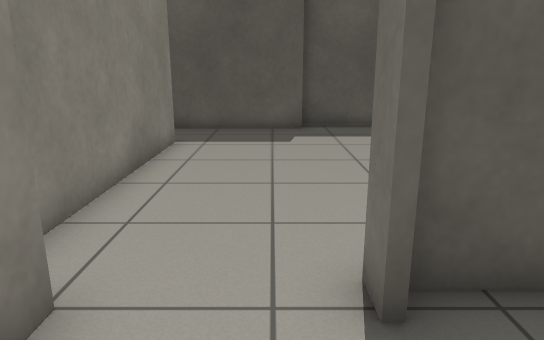
[1] (above)

24 first-person views from a walk through a world built for the Gazebo simulator. The camera is 1 m above the floor, tilts 14° down and sees 70° across. The lines on the ground mark 1 m squares. The floor is counted in squares, 0.5 m on a side. Each view is taken from the middle of a square. On the plan, view 1 faces up. The plan holds only what a view shows up to about 20 squares ahead; the rest is blank. The place goes on beyond the plan. Robots are left out. Simple shapes stand in for some stock models. Surface patterns are stand-ins for the level's own textures.

[2]
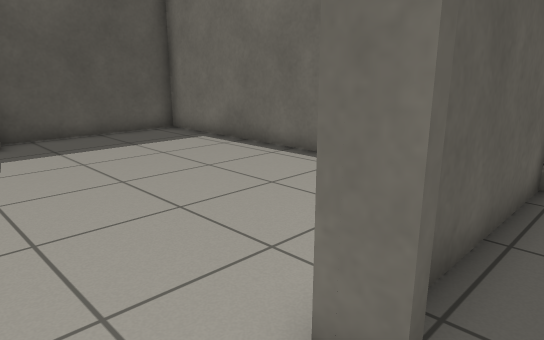

[3]
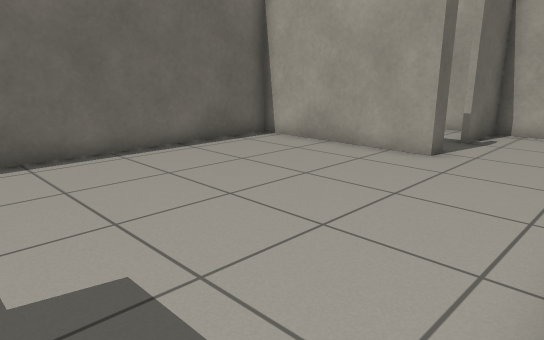

[4]
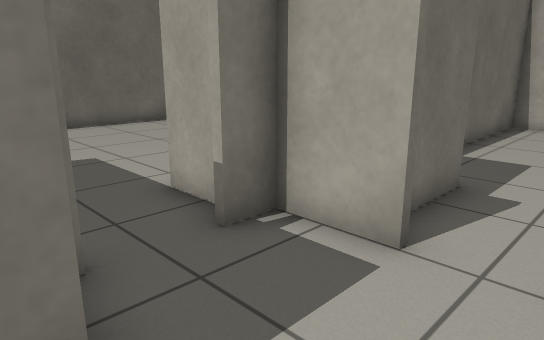

[5]
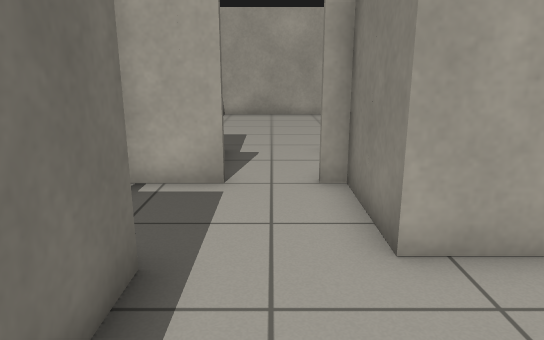

[6]
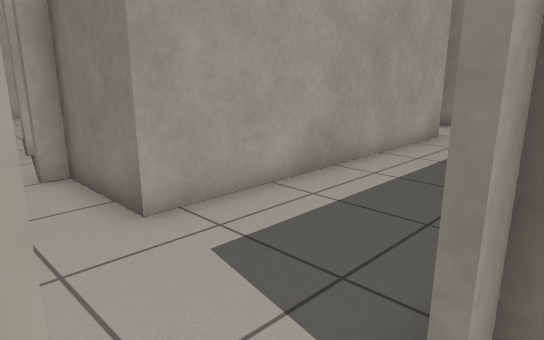

[7]
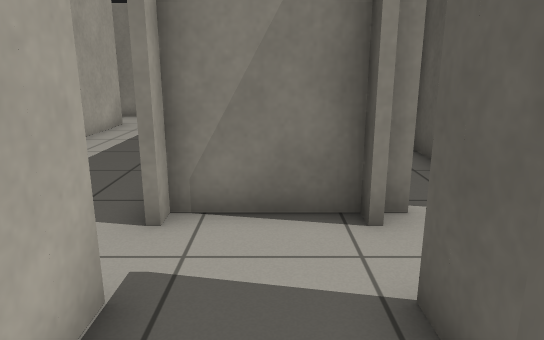

[8]
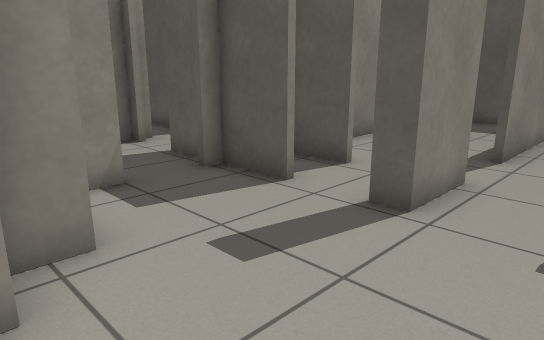

[9]
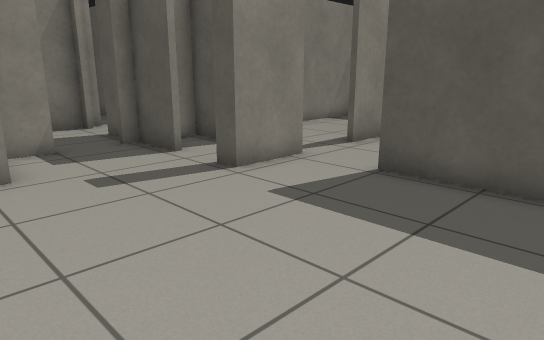

[10]
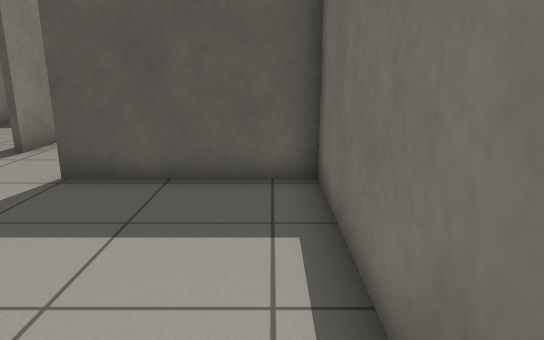

[11]
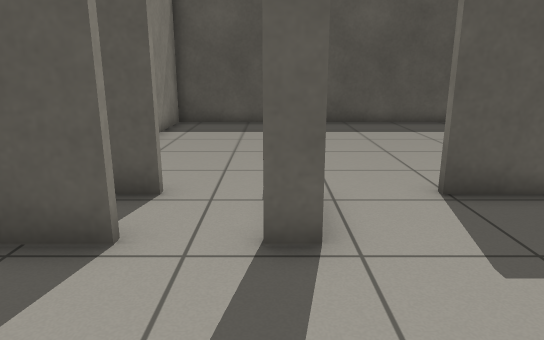

[12]
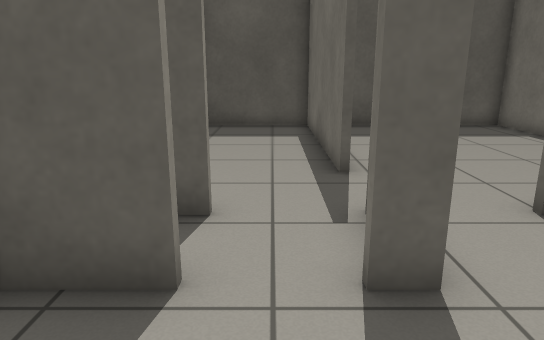

[13]
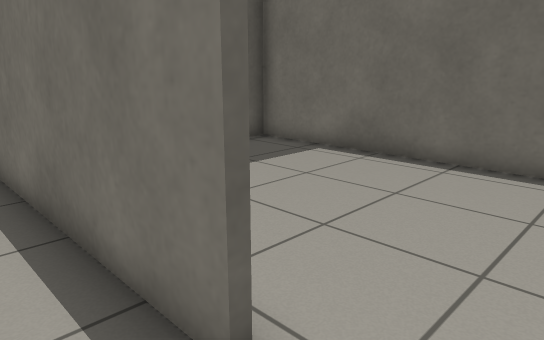

[14]
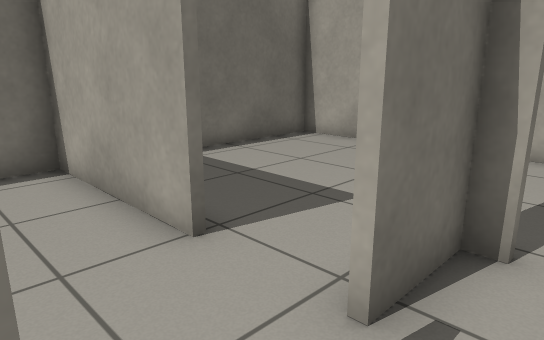

[15]
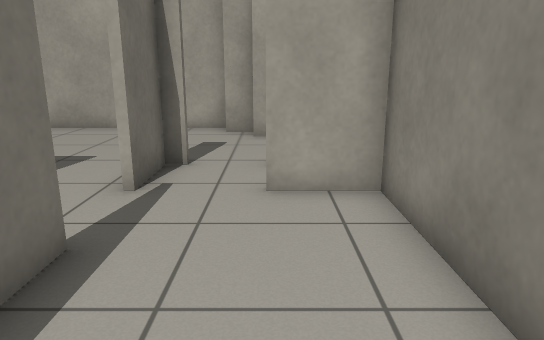

[16]
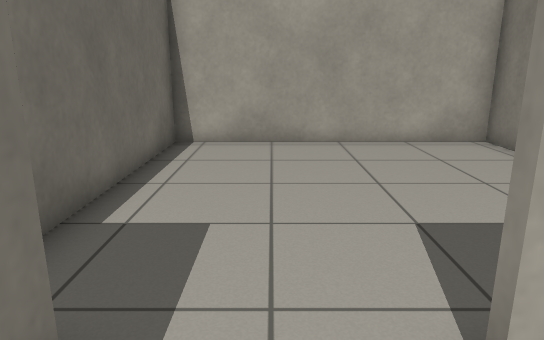

[17]
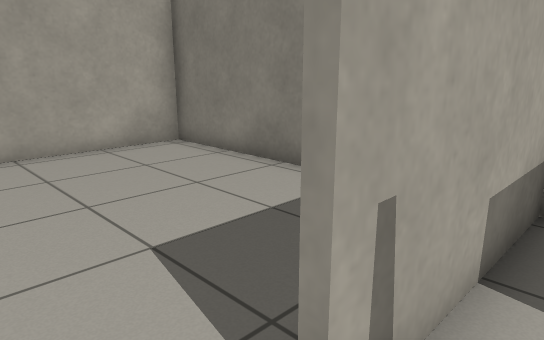

[18]
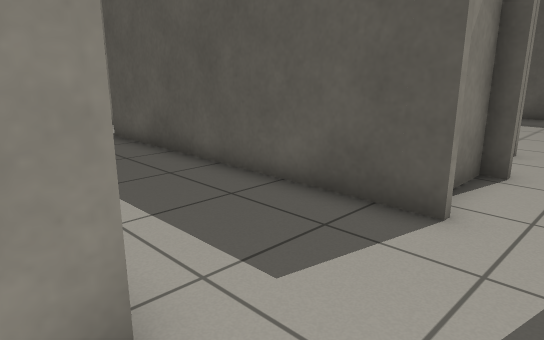

[19]
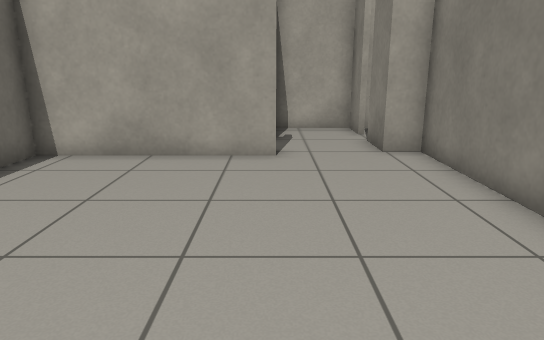

[20]
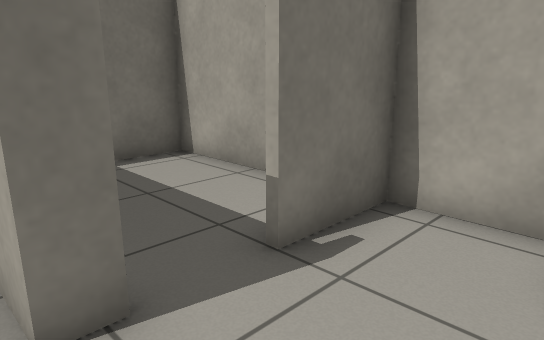

[21]
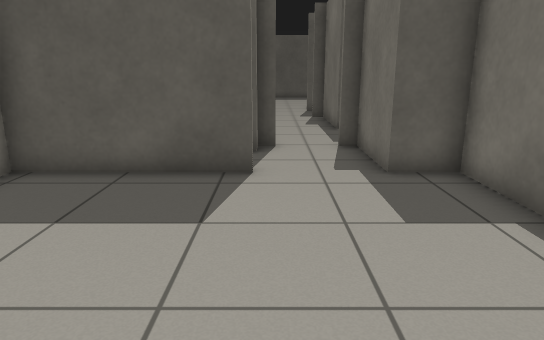

[22]
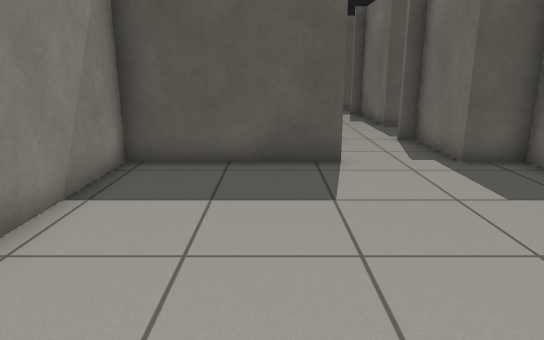

[23]
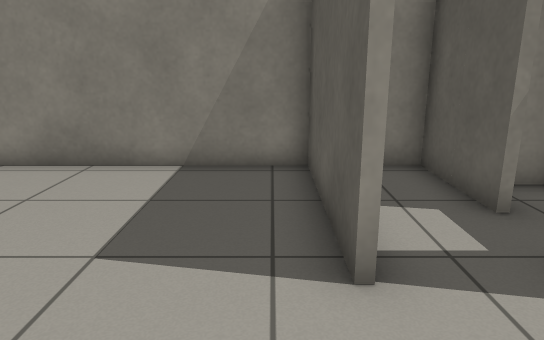

[24]
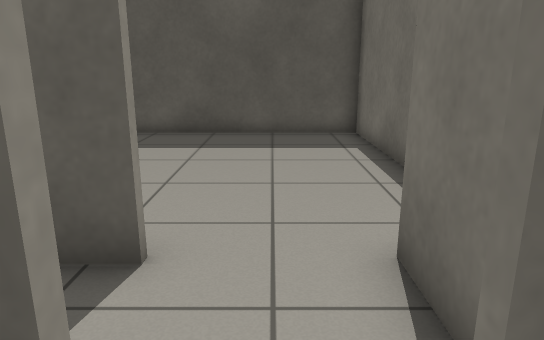

### Floor plan
Points are (right, up) in squares from view 1. A wall is a line through its corners. A room is listed if a view was taken in it or the views show most of it. See-through windows are left out.
Room 1 (views 1, 2)
walls: (-1.9, 0) (-1.9, -1.5); (-1.9, 3) (-1.9, 1.2); (0.9, 2.8) (0.9, 3.5); (-2.6, -1.5) (0.9, -1.5) (0.9, 1)
ways out: opening at (-0.5, 3) to room 2; opening at (1, 1.5) to room 8; gap at (-2, 0)
Room 2 (views 3, 18, 19, 20)
walls: (1.1, 14.3) (-3.6, 14.3); (0.9, 3.5) (6.9, 3.5) (6.9, 14.9); (-4.2, 11.5) (-2.9, 11.5) (-2.9, 3) (-1.9, 3); (-7.1, 11) (-5.1, 11) (-5.1, 12); (7, 15.3) (1.1, 15.3); (-6, 14.3) (-6.6, 14.3); (-9.4, 14) (-9.4, 11)
ways out: opening at (-0.5, 3) to room 1; opening at (-8, 14) to room 3; opening at (-8, 10.5) to room 6
Room 3 (views 4, 5)
walls: (-8.9, 18.3) (-18.5, 18.3); (-18.5, 14) (-9.4, 14); (-6.6, 14.3) (-6.6, 18.3)
ways out: opening at (-8, 14) to room 2; opening at (-8, 18) to room 4
Room 4 (views 6, 7, 8, 9, 10, 11, 12, 24)
walls: (-0.6, 21.5) (-0.6, 23.5); (2.8, 15.5) (7, 15.5); (-2.9, 17.5) (-2.4, 17.5) (-2.4, 16.5) (-1.4, 16.5); (-1.4, 15.5) (0.2, 15.5); (-2.9, 21.3) (-4.9, 21.3); (-0.4, 23.6) (-0.4, 21.3) (-1.1, 21.3); (-2.9, 23.3) (-4.9, 23.3); (-4.9, 19) (-4.9, 17.9); (-5.8, 21.3) (-7.1, 21.3); (6.9, 14.9) (6.9, 23.1); (7, 23.3) (1.9, 23.3); (-7.1, 18.5) (-5.8, 18.5); (-9.4, 21.3) (-9.4, 18.5)
ways out: opening at (-8, 18) to room 3; opening at (-0.5, 23) to room 5; opening at (-8, 21.5)
Room 5 (views 13, 14, 15)
walls: (-0.4, 29.9) (-0.4, 25.8); (-0.6, 25.8) (-0.6, 33.3) (-5.1, 33.3); (1.9, 23.5) (7, 23.5); (6.9, 23.1) (6.9, 33.3) (1.1, 33.3); (-4.9, 33.4) (-4.9, 23.5) (-2.9, 23.5)
ways out: opening at (-0.5, 23) to room 4
Room 6 (views 16, 17)
walls: (-11.4, 10.3) (-14.4, 10.3); (-8.9, 10.8) (-9.4, 10.8) (-9.4, 10); (-6.6, 7.8) (-6.6, 10.8); (-14.4, 8) (-9.4, 8)
ways out: opening at (-8, 10.5) to room 2; opening at (-8.5, 8) to room 7
Room 7 (views 21, 22, 23)
walls: (-9.4, 7.8) (-14.4, 7.8) (-14.4, -1.5) (-5.1, -1.5) (-5.1, 7.8) (-6.6, 7.8)
ways out: opening at (-8.5, 8) to room 6
Room 8 (no view inside)
walls: (1.9, -1.5) (6.9, -1.5) (6.9, 0.4); (7, 3.3) (1.2, 3.3)
ways out: opening at (1, 1.5) to room 1

Positions as (right, up) in squares from view 1, and headings:
1: (0, 0), facing up
2: (-1, 2), facing up-right
3: (-3, 13), facing down-right
4: (-9, 15), facing down-right
5: (-8, 18), facing down
6: (-7, 19), facing down-left
7: (-4, 20), facing left
8: (2, 16), facing up-left
9: (6, 16), facing up-left
10: (6, 16), facing up
11: (-1, 17), facing up
12: (-2, 18), facing up
13: (-2, 24), facing up-right
14: (-2, 26), facing down-right
15: (-3, 30), facing down
16: (-8, 10), facing down
17: (-8, 9), facing down-left
18: (-7, 13), facing up-left
19: (1, 13), facing down
20: (-2, 4), facing down-right
21: (-9, 0), facing up
22: (-11, -1), facing up
23: (-6, 7), facing left
24: (-8, 20), facing up
